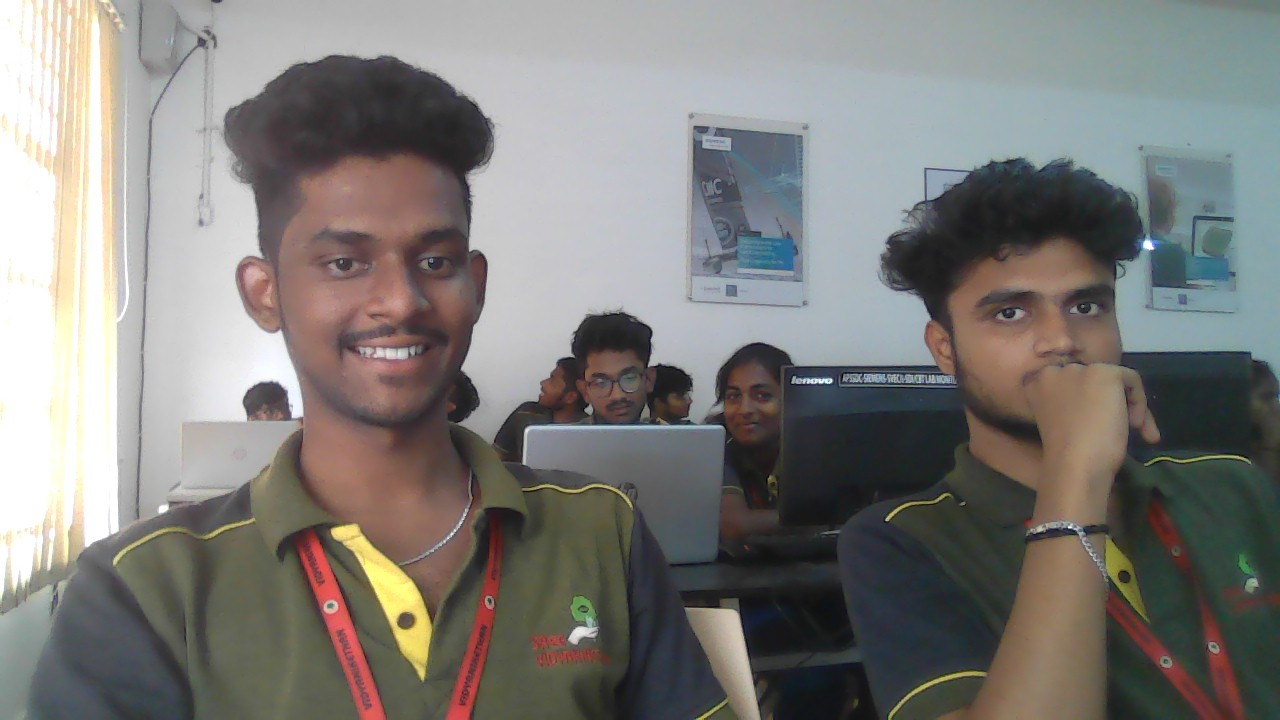
#> input picture WIN_20230517_16_35_07_Pro.jpg, 1280 x 720 px, found by its file name
$ python facedetection.py
#> lines starting #> are read from the running program, lines starting #| are printed output that depends on the picture; after the words box and inside, x2 and y2 are one past the last pixel; in counts of white or black regions, pixels touching at a corner belong together
import cv2

face_cascade=cv2.CascadeClassifier(r'C:\Users\ramch\OneDrive\Desktop\finaljarvis\codsoft_tasks\haarcascade_frontalface_default.xml')
img=cv2.imread(r'C:\Users\ramch\OneDrive\Desktop\finaljarvis\codsoft_tasks\WIN_20230517_16_35_07_Pro.jpg')
#> img is the input picture: shape (720, 1280, 3); mean B, G, R 122.2, 125.4, 127.2
gray=cv2.cvtColor(img,cv2.COLOR_BGR2GRAY)
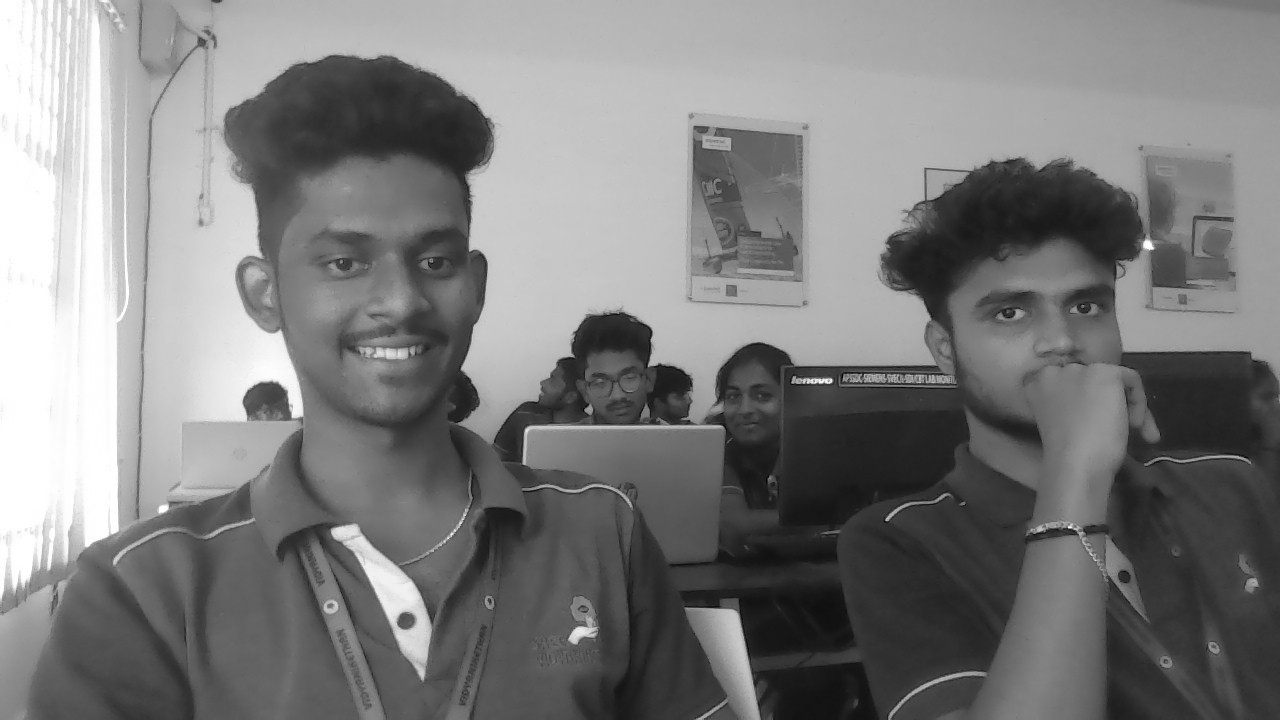
#> gray: shape (720, 1280); min 1, max 255, mean 125.6
faces=face_cascade.detectMultiScale(gray,1.1,4)
#> faces = [[710, 365, 76, 76], [577, 347, 75, 75], [1013, 486, 127, 127], [956, 232, 188, 188], [291, 180, 211, 211]]

for (x,y,w,h) in faces:
    cv2.rectangle(img,(x,y),(x+w,y+h),(255,0,0),3)
#> this loop made 5 passes
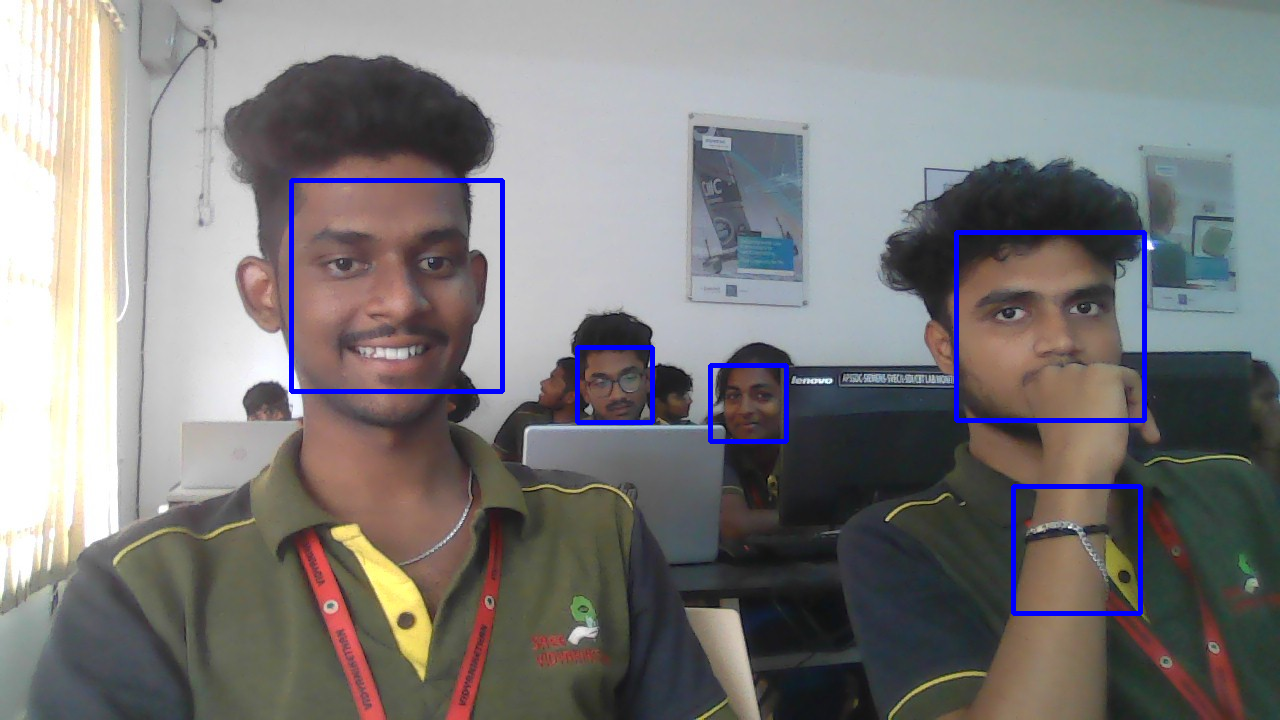
#> img: shape (720, 1280, 3); 1.46% of pixels changed, all inside (x1, y1, x2, y2) = (289, 178, 1147, 616)
cv2.imshow('img',img)
cv2.waitKey()
